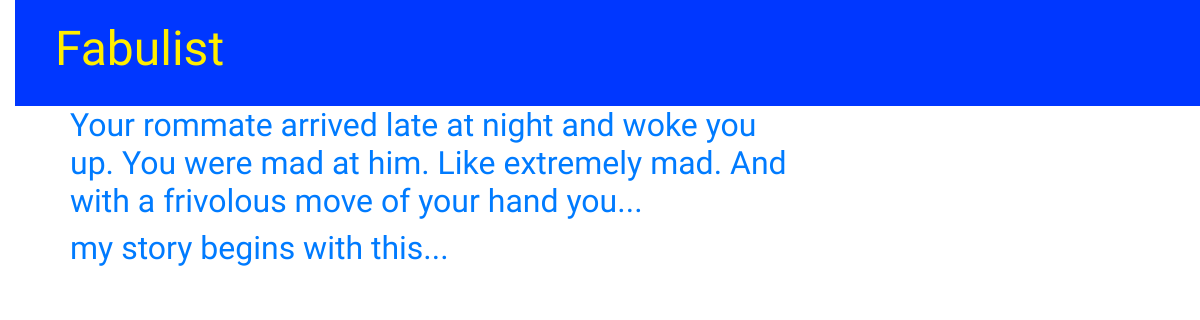
Page /story_list/ (signed in) on the committed database.
### car/models.py (models this page shows, shortened)
class Story(models.Model):
    text = models.TextField()
    last_added_text = models.TextField(max_length=140)
    first_added_text_or_name = models.TextField(max_length=140)
    finished = models.BooleanField(default=False)
    contributors = models.ManyToManyField(User)
    count = models.IntegerField(default=0)

### car/views.py (the view)
# urls.py: path('story_list/', views.story_list, name='story_list'),
def story_list(request):
    try:
        if (User.is_authenticated):
            stories = Story.objects.filter(contributors=request.user, finished=True)
            return render(request, 'story/story_list.html', {'stories': stories})
        else:
            render(request, '', {})
    except TypeError:
        return render(request, 'car/homepage.html')

### car/templates/story/story_list.html
{% extends 'car/base.html' %}
{% block content %}
    {% for story in stories %}
        <div class="story">
            <h2><a href="{% url 'story_detail' pk=story.pk %}">{{ story.first_added_text_or_name }}</a></h2>
        </div>
    {% endfor %}
{% endblock %}

### car/static/css/car.css (style rules this page uses)
body { padding-left: 15px; }
h1, h2, h3, h4 { font-family: 'Lobster', cursive; }

### rows in the picture
Story: first_added_text_or_name "Your rommate arrived late at night and woke you up. You were mad at him. Like extremely mad. And with a frivolous move of your hand you..."
Story: first_added_text_or_name "my story begins with this..."
